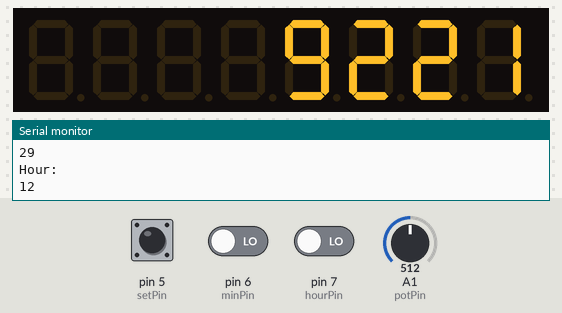
A sketch run on a simulated Arduino Uno, built with avr-gcc and run on an emulated ATmega328P. Shown: 8-digit seven-segment display, the last lines printed to the serial monitor. Wiring (inferred from the names in the program): DS1307 clock at I2C address 0x68. The test bench sets the inputs (shaded band); at power-on: A1 (potPin) = 512, pin 5 (setPin) HIGH, pin 6 (minPin) LOW, pin 7 (hourPin) LOW. The local clock reads 2024-03-15 10:24:30 at power-on unless the sketch sets it.

Above: at 1.2 s.
1.3 s: A1 (potPin) set to 716
At 1.9 s:
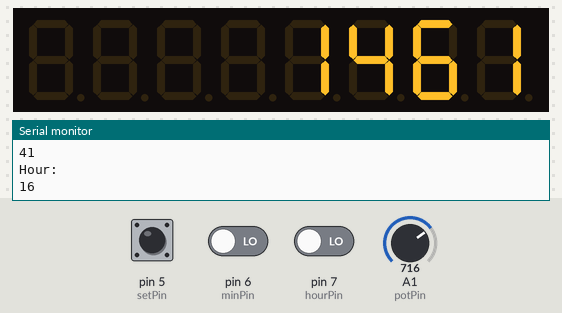
3.0 s: A1 (potPin) set to 900
At 3.4 s:
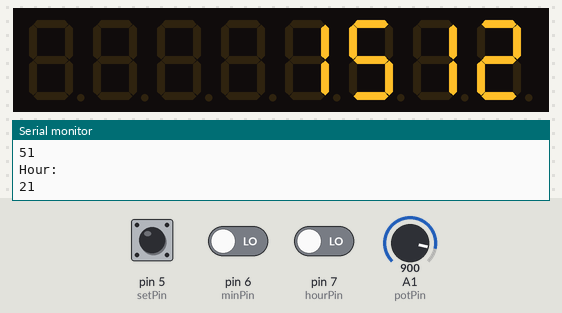
4.5 s: pin 5 (setPin) pulled LOW for 0.3 s
6.3 s: A1 (potPin) set to 1023
At 6.8 s:
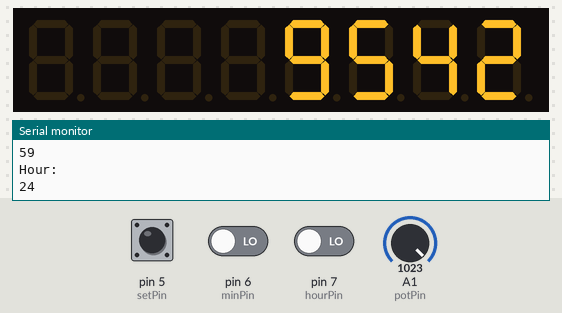
8.0 s: pin 6 (minPin) driven HIGH and pin 7 (hourPin) driven HIGH
At 8.4 s:
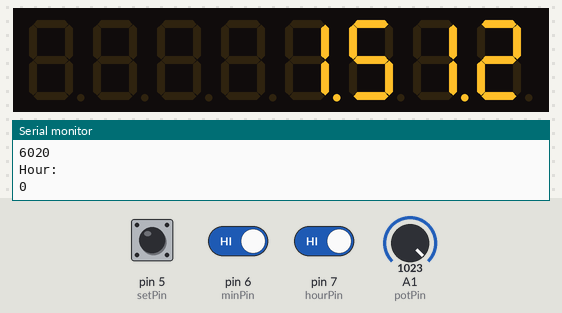
9.5 s: pin 6 (minPin) driven LOW
At 9.9 s:
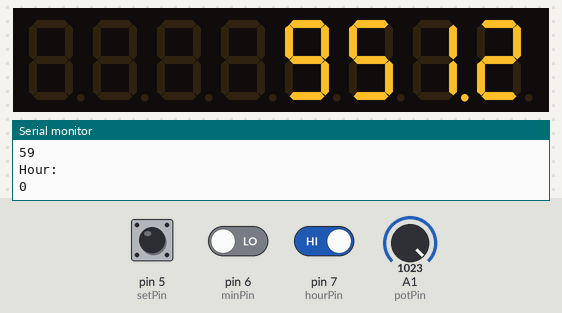
Timing chart, 0 to 12.0 s (numbered marks = the images above; inputs shaded):
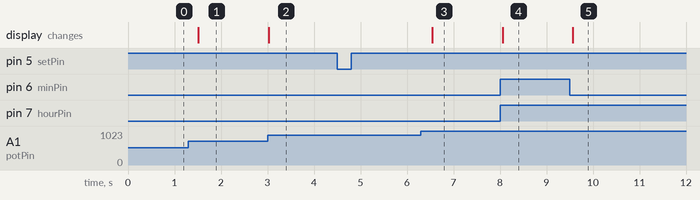

The sketch:

SettingClockWithoutInturrupts.ino
```cpp
/* Downloaded from http://projectsfromtech.blogspot.com/
*Connect SCL, SDA, Vcc, and GND
*Set date in function below.
*Upload and enjoy!
*/


//Arduino 1.0+ Only
#include "LedControl.h"
#include "Wire.h"

#define DS1307_ADDRESS 0x68
LedControl lc=LedControl(12,11,10,4);
byte zero = 0x00; //workaround for issue #527

//some GLOBAL VARIABLES OOOOOOHHH
int potPin = 1;
int hourPin = 7;
int setPin = 5;
int minPin = 6;

void setup()
{
  Wire.begin();

  lc.shutdown(0,false);
  /* Set the brightness to a medium values*/
  lc.setIntensity(0,0);
  /* and clear the display */
  lc.clearDisplay(0);

  pinMode(minPin, INPUT);
  pinMode(hourPin, INPUT);
  pinMode(setPin, INPUT);

  Serial.begin(9600);
}

void loop()
{
  if(digitalRead(hourPin) == HIGH && digitalRead(minPin) == HIGH)
  {
  printDate();
  }
  checkButtons();
  delay(500);
}

void checkButtons()
{
  int mappedHrPotVal;
  int mappedMinPotVal;

  if(digitalRead(hourPin) == LOW)
  {
    int potVal = analogRead(potPin);
    mappedHrPotVal = map(potVal, 0  , 1023, 0 , 24);

    //Serial.print(mappedHrPotVal);

    lc.setDigit(0,0,mappedHrPotVal/10, false);
    lc.setDigit(0,1,mappedHrPotVal%10,false);
  }

  if(digitalRead(minPin) == LOW)
  {
    int potVal = analogRead(potPin);
    mappedMinPotVal = map(potVal, 0  , 1023, 0 , 59);

    //Serial.print(mappedMinPotVal);

    lc.setDigit(0,2,mappedMinPotVal/10, false);
    lc.setDigit(0,3,mappedMinPotVal%10,false);
  }
  Serial.println("");
  Serial.println("Minute:");
  Serial.print(mappedMinPotVal);
  Serial.println("");
  Serial.println("");
  Serial.println("Hour:");
  Serial.print(mappedHrPotVal);
  Serial.println("");

  if(digitalRead(setPin) == LOW)
    {
      setDateTime(0,mappedMinPotVal,mappedHrPotVal);
    }

}
void setDateTime(int sec, int mint, int hr)
{
  Serial.print("Inside setDateTime");
  byte second =      sec; //0-59
  byte minute =      mint; //0-59
  byte hour =        hr; //0-23
  byte weekDay =     5; //1-7
  byte monthDay =    2; //1-31
  byte month =       5; //1-12
  byte year  =       14; //0-99

  Wire.beginTransmission(DS1307_ADDRESS);
  Wire.write(zero); //stop Oscillator

  Wire.write(decToBcd(second));
  Wire.write(decToBcd(minute));
  Wire.write(decToBcd(hour));
  Wire.write(decToBcd(weekDay));
  Wire.write(decToBcd(monthDay));
  Wire.write(decToBcd(month));
  Wire.write(decToBcd(year));

  Wire.write(zero); //start

  Wire.endTransmission();

}

byte decToBcd(byte val)
{
// Convert normal decimal numbers to binary coded decimal
  return ( (val/10*16) + (val%10) );
}

byte bcdToDec(byte val)
{
// Convert binary coded decimal to normal decimal numbers
  return ( (val/16*10) + (val%16) );
}

void printDate()
{

  // Reset the register pointer
  Wire.beginTransmission(DS1307_ADDRESS);
  Wire.write(zero);
  Wire.endTransmission();

  Wire.requestFrom(DS1307_ADDRESS, 7);

  int second = bcdToDec(Wire.read());
  int minute = bcdToDec(Wire.read());
  int hour = bcdToDec(Wire.read() & 0b111111); //24 hour time
  int weekDay = bcdToDec(Wire.read()); //0-6 -> sunday - Saturday
  int monthDay = bcdToDec(Wire.read());
  int month = bcdToDec(Wire.read());
  int year = bcdToDec(Wire.read());

  //print the date EG   3/1/11 23:59:59
  Serial.print(month);
  Serial.print("/");
  Serial.print(monthDay);
  Serial.print("/");
  Serial.print(year);
  Serial.print(" ");
  Serial.print(hour);
  Serial.print(":");
  Serial.print(minute);
  Serial.print(":");
  Serial.println(second);

  if(digitalRead(hourPin) == HIGH && digitalRead(minPin) == HIGH)
  {
  displayDate(hour, minute, second);
  }
}

void displayDate(int hr, int mint, int sec)
{
  lc.setDigit(0,0,hr/10, false);
  lc.setDigit(0,1,hr%10,true);

  lc.setDigit(0,2,mint/10,false);
  lc.setDigit(0,3,mint%10,true);
}
```

Measured:
- after the input at 1.3 s, the display: changes after 0.21 s (image 1)
- after the input at 3.0 s, the display: changes at once (image 2)
- after the input at 6.3 s, the display: changes after 0.25 s (image 3)
- after the input at 8.0 s, the display: changes after 0.06 s (image 4)
- after the input at 9.5 s, the display: changes after 0.07 s (image 5)
